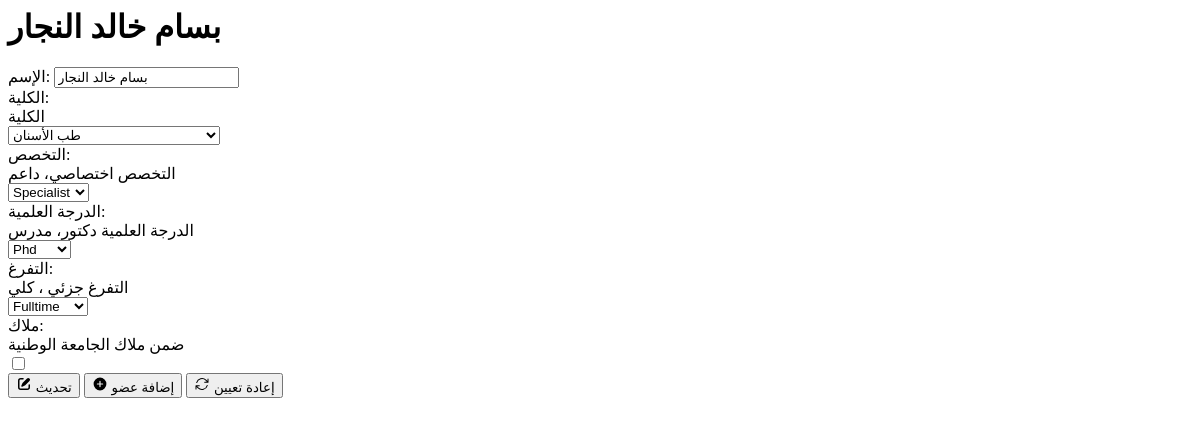
The app's page /staff/get-update-form/348/, older data.
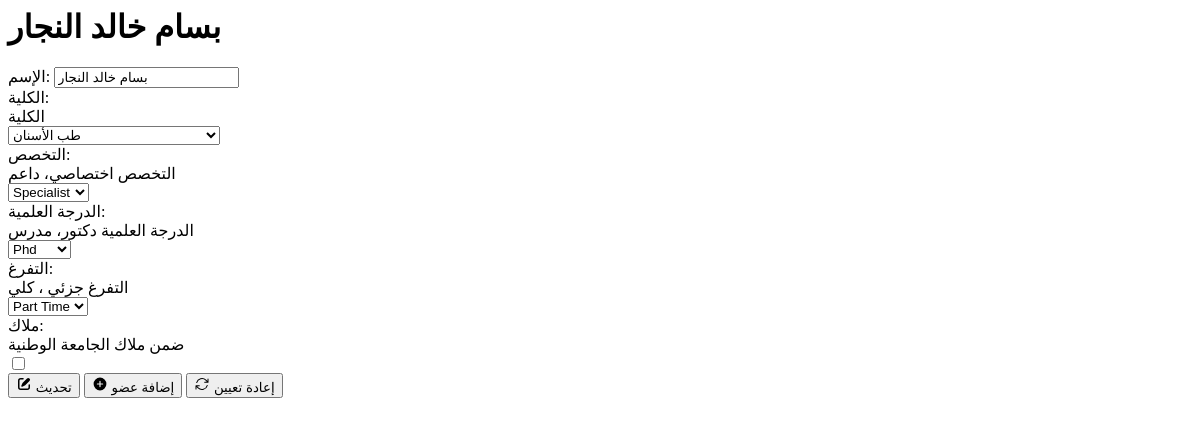
The same page, newer data.
### apps/staff/models.py (models this page shows, shortened)
class Staff(models.Model):
    class Meta:
        verbose_name_plural = 'Staff'
        ordering = [
            'faculty__name',
            '-is_countable',
            '-degree',
            '-time',
            'specialty',
            '-is_staff',
            'name',
        ]
    name = models.CharField(max_length=255, unique=True, verbose_name='الإسم')
    faculty = models.ForeignKey(
        faculties_models.Faculty,
        on_delete=models.PROTECT,
        related_name='staff',
        verbose_name='الكلية',
        help_text='الكلية'
    )
    specialty = models.CharField(
        max_length=255,
        choices=Specialty.choices,
        default=Specialty.SPECIALIST,
        verbose_name='التخصص',
        help_text='التخصص اختصاصي، داعم'
    )
    degree = models.CharField(
        max_length=255,
        choices=Degree.choices,
        default=Degree.PHD,
        verbose_name='الدرجة العلمية',
        help_text='الدرجة العلمية دكتور، مدرس'
    )
    time = models.CharField(
        max_length=255,
        choices=Time.choices,
        default=Time.FULLTIME,
        verbose_name='التفرغ',
        help_text='التفرغ جزئي ، كلي'
    )
    is_staff = models.BooleanField(
        default=True,
        verbose_name='ملاك',
        help_text='ضمن ملاك الجامعة الوطنية'
    )
    is_countable = models.BooleanField(
        default=True,
        verbose_name='يحتسب',
        help_text='لن يتم احتسابه ضمن معادلات حساب الطاقة أو الملاك و غيرها'
    )
    notes = models.TextField(
        max_length=1000,
        null=True,
        blank=True,
        verbose_name='ملاحظات'
    )

### apps/faculties/models.py (models this page shows)
class Faculty(models.Model):
    class Meta:
        verbose_name_plural = 'Faculties'
    name = models.CharField(max_length=255, unique=True, verbose_name='الإسم')
    count_of_scholarship_students = models.PositiveBigIntegerField(
        default=0,
        validators=count_validator,
        help_text="عدد طلاب المنح",
        verbose_name='عدد طلاب المنح'
    )
    count_of_graduates = models.PositiveBigIntegerField(
        default=0,
        validators=count_validator,
        help_text="عدد الخريجين",
        verbose_name="عدد الخريجين",
    )
    count_of_students = models.PositiveBigIntegerField(
        default=0,
        validators=count_validator,
        help_text="عدد الطلاب دون الخريجين والمنح",
        verbose_name="عدد الطلاب",
    )
    ratio_specialist_support = models.PositiveBigIntegerField(
        default=30,
        validators=rate_validator,
        help_text='نسبة الداعم الى الاختصاصي',
        verbose_name='نسبة الداعم',
    )
    ratio = models.PositiveBigIntegerField(
        default=50,
        validators=rate_validator,
        help_text='نسبة الملاك الذي يجب تحقيقها',
        verbose_name='نسبة الملاك الوزارة',
    )
    ratio_count = models.PositiveBigIntegerField(
        default=35,
        validators=count_validator,
        help_text='عدد الطلاب المسموح به لكل مدرس',
        verbose_name='عدد الطلاب لكل مدرس',
    )
    ratio_staff_count = models.PositiveBigIntegerField(
        default=20,
        validators=count_validator,
        help_text='عدد الطلاب حسب الاعتمادية (الملاك)',
        verbose_name='عدد الطلاب (الاعتمادية)',
    )
    def __str__(self) -> str:
        return self.name

### apps/staff/views.py (the view)
# urls.py: path('get-update-form/<int:id>/', view=views.get_update_form, name='get-update-form'),
def get_update_form(request: HttpRequest, id: int) -> HttpResponse:
    staff = get_object_or_404(models.Staff, id=id)
    form = forms.StaffForm(instance=staff)
    context = {'form': form, 'stf': staff}
    return render(request, 'staff/partials/update-staff-form.html', context)

### apps/staff/forms.py
class StaffForm(forms.ModelForm):
    class Meta:
        model = models.Staff
        fields = '__all__'
        exclude = ['is_countable', 'notes']

### templates/staff/partials/update-staff-form.html
<form
  class="form animate-fade"
  id="staff-form"
  hx-post="{% url 'update-staff' id=stf.id %}"
  hx-target="#staff-{{ stf.id }}"
  hx-swap="outerHTML"
  hx-on:submit="removeErrorList()"
  hx-on::after-request="resetTableIdx();
  document.getElementById('messages').click();
  addEventListenersToDeleteBtns();"
>
  <h1>{{ stf.name }}</h1>
  {{ form }}
  <div class="flex item-center justify-center gap-1 my-8 text-sm">
    <button type="submit" class="btn btn-success flex items-center gap-1" title="تحديث">
      {% include 'includes/icons/pen.html' with ratio="1rem" %}
      <span>تحديث</span>
    </button>
    <button
      type="submit"
      hx-post="{% url 'get-add-staff-form' %}"
      hx-target="#staff-form"
      hx-swap="outerHTML"
      class="btn btn-primary flex items-center gap-1"
      title="إضافة عضو جديد"
    >
      {% include 'includes/icons/plus.html' with ratio="1rem" %}
      <span>إضافة عضو</span>
    </button>
    {% include 'staff/partials/reset-btn.html' %}
  </div>
</form>

Row changes from the older to the newer data that the page shows:
changed Staff "بسام خالد النجار": time "Fulltime" → "Part Time"
